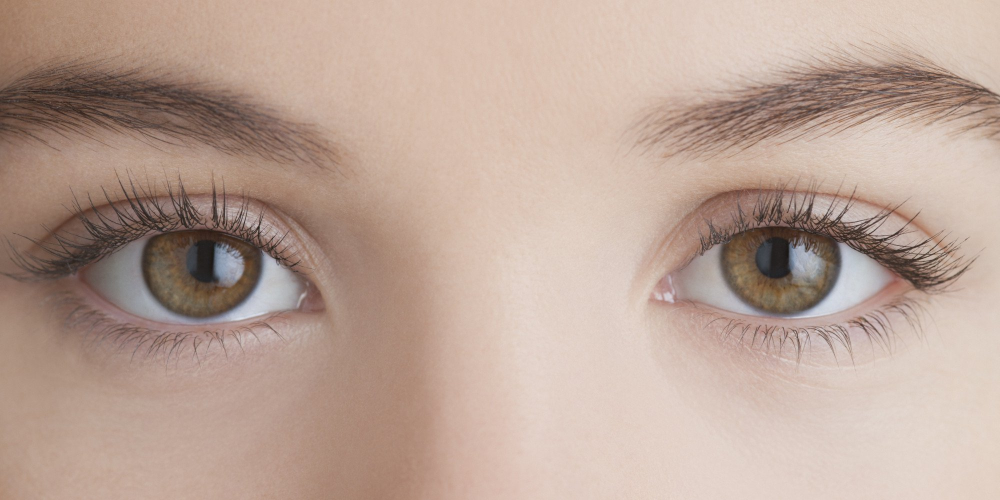
//> input picture eye_py/olhos1.jpg, 2000 x 1000 px (shown at 1/2 size)
$ ./icb olhos1.jpg   (built with g++ and OpenCV 4)
//> lines starting //> are read from the running program, lines starting //| are printed output that depends on the picture; after the words box and inside, x2 and y2 are one past the last pixel; in counts of white or black regions, pixels touching at a corner belong together
#include "opencv2/imgcodecs.hpp"
#include "opencv2/highgui.hpp"
#include "opencv2/imgproc.hpp"
#include "opencv2/core.hpp"

using namespace cv;
using namespace std;
int main(int argc, char** argv)
{
    //const char ImagePath = "/home/daniel/dev/ICB/data/olho1.png";
const char* filename = argc >=2 ? argv[1] : "../data/olho1.png";
    // Loads an image
    Mat src = imread( filename, IMREAD_COLOR );
//> src is the input picture: 1000 rows x 2000 cols, CV_8UC3; mean B, G, R 151.6, 164, 187.4

    if(src.rows > 800 || src.cols > 800)
    {
        resize(src, src, Size(), 0.5, 0.5);
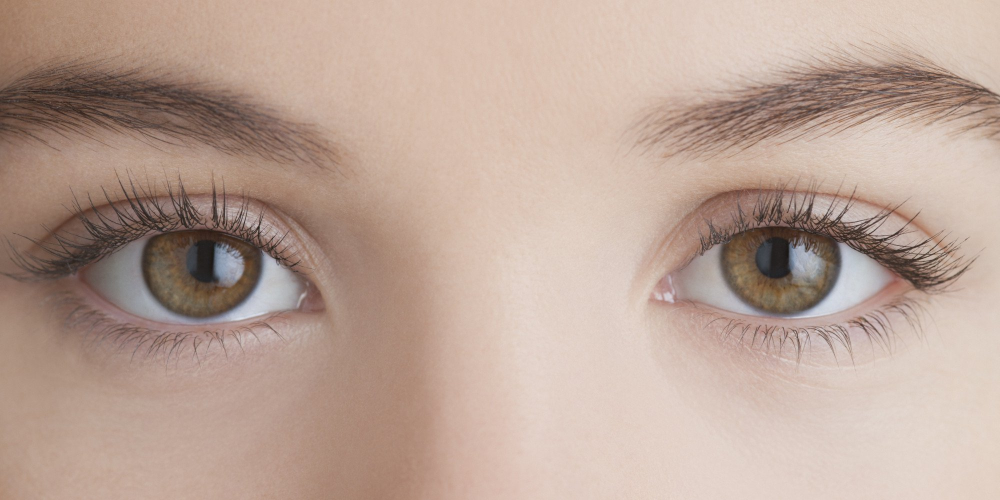
//> src: 500 rows x 1000 cols, CV_8UC3; mean B, G, R 151.8, 164.1, 187.6
    }

    // Check if image is loaded fine
    if(src.empty()){
        printf(" Error opening image\n");
        printf(" Program Arguments: [image_name -- default %s] \n", filename);
        return -1;
    }
    Mat gray;
    cvtColor(src, gray, COLOR_BGR2GRAY);
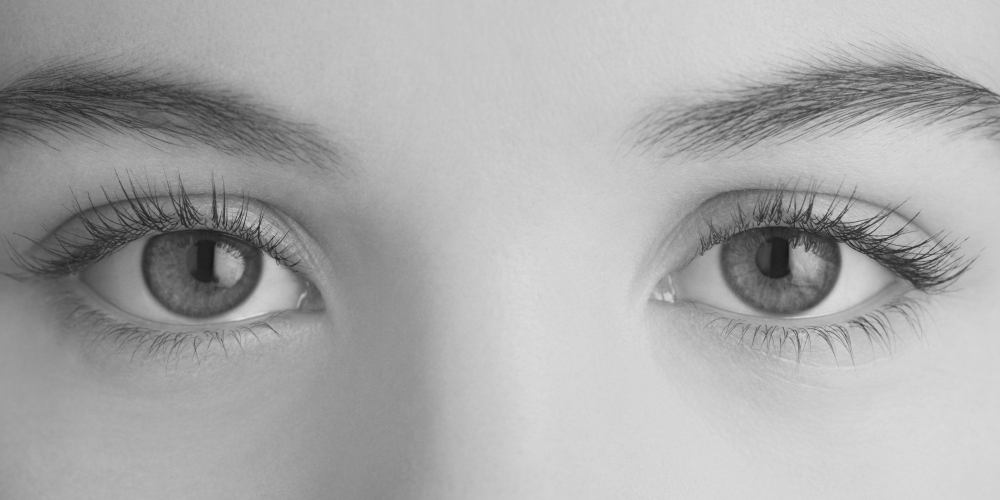
//> gray: 500 rows x 1000 cols, CV_8UC1; min 23, max 224, mean 169.7
    medianBlur(gray, gray, 5);
    vector<Vec3f> circles;
    HoughCircles(gray, circles, HOUGH_GRADIENT, 1,
                 gray.rows/16,  // change this value to detect circles with different distances to each other
                 100, 30, 20, 60 // change the last two parameters
            // (min_radius & max_radius) to detect larger circles
    );
//> circles = 2 circles (x, y, radius): [197.5, 262.5, 56.1], [782.5, 256.5, 59.4]
    for( size_t i = 0; i < circles.size(); i++ )
    {
        Vec3i c = circles[i];
        Point center = Point(c[0], c[1]);
        // circle center
        circle( src, center, 1, Scalar(0,100,100), 3, LINE_AA);
        // circle outline
        int radius = c[2];
        circle( src, center, radius, Scalar(255,0,255), 3, LINE_AA);
    }
//> this loop made 2 passes
//> (center, radius) on passes 1 to 2: (Point(198, 262), 56), (Point(782, 256), 59)
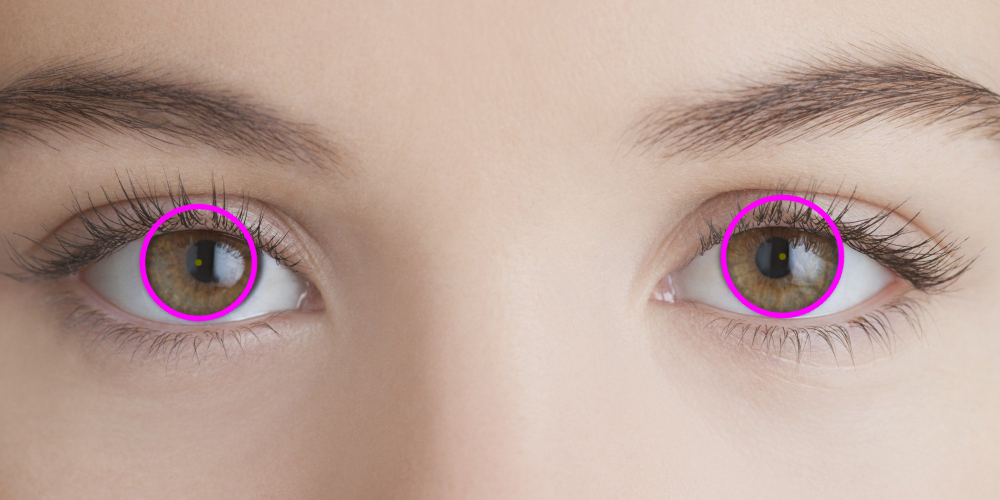
//> src: 500 rows x 1000 cols, CV_8UC3; 1.01% of pixels changed, all inside (x1, y1, x2, y2) = (139, 194, 845, 322)
    imshow("detected circles", src);
    waitKey();
    return 0;
}

$ run again, on eye_py/olhos3.jpg
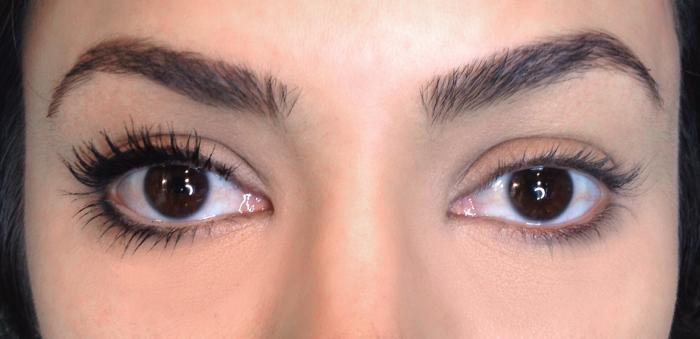
//> input picture eye_py/olhos3.jpg, 700 x 339 px
//> src is the input picture: 339 rows x 700 cols, CV_8UC3; mean B, G, R 133.1, 143.3, 180.4
//> `cvtColor(src, gray, COLOR_BGR2GRAY);`:
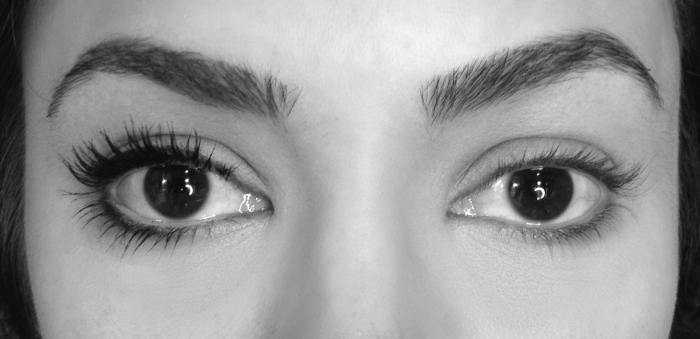
//> gray: 339 rows x 700 cols, CV_8UC1; min 1, max 254, mean 153.2
//> circles = 4 circles (x, y, radius): [539.5, 187.5, 34], [175.5, 185.5, 33.6], [149.5, 194.5, 49.4], [567.5, 195.5, 27.1]
//> the loop `for( size_t i = 0; i < circles.size(); i++ )` made 4 passes
//> (center, radius) on passes 1 to 4: (Point(540, 188), 34), (Point(176, 186), 34), (Point(150, 194), 49), (Point(568, 196), 27)
//> after the loop `for( size_t i = 0; i < circles.size(); i++ )`:
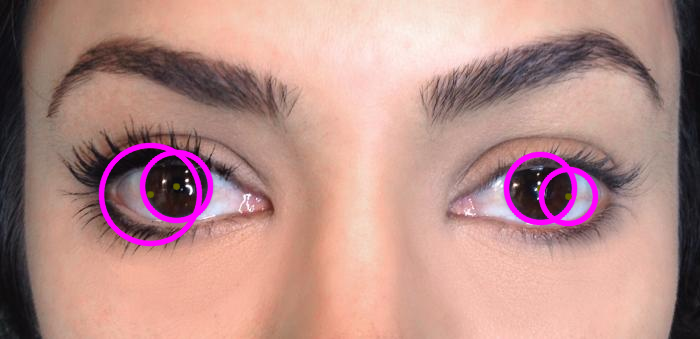
//> src: 339 rows x 700 cols, CV_8UC3; 2.6% of pixels changed, all inside (x1, y1, x2, y2) = (98, 142, 599, 247)
